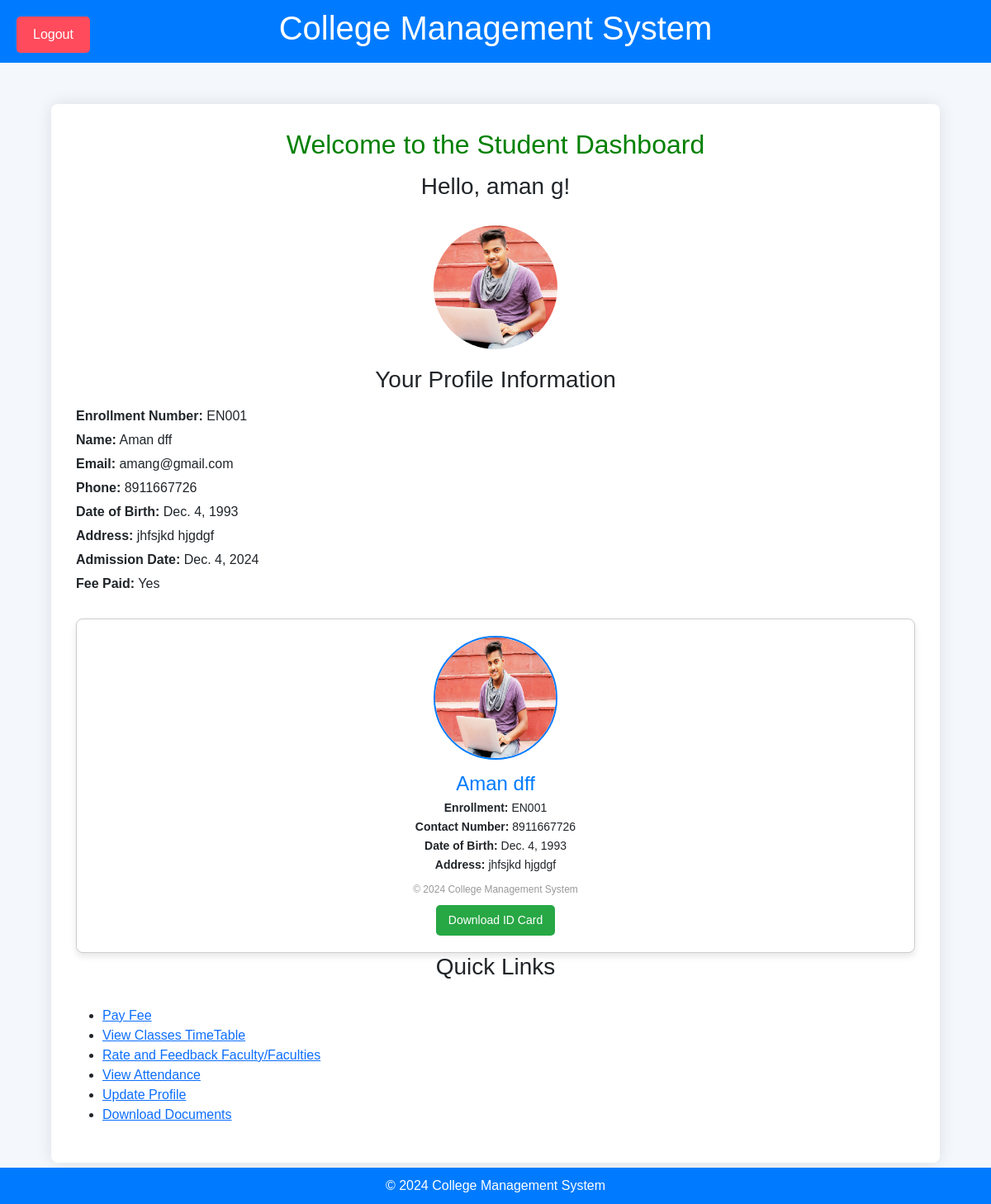
Page /student-dashboard/ (signed in) on the committed database.
### core/models.py (models this page shows, shortened)
class CustomUser(AbstractUser):
    ROLE_CHOICES = [
        ('admin', 'Admin'),
        ('faculty', 'Faculty'),
        ('student', 'Student'),
        ('parent', 'Parent'),
    ]
    role = models.CharField(max_length=20, choices=ROLE_CHOICES, default='student')

class Student(models.Model):
    user = models.OneToOneField(
        CustomUser,
        on_delete=models.CASCADE,
        null=True,
        blank=True,
        related_name="student_profile"  # Optional: makes reverse lookup easier
    )
    enrollment_number = models.CharField(max_length=15, unique=True, editable=False)
    first_name = models.CharField(max_length=100)
    last_name = models.CharField(max_length=100)
    email = models.EmailField(unique=True)
    phone_number = models.CharField(max_length=15)
    date_of_birth = models.DateField()
    address = models.TextField()
    documents = models.FileField(upload_to='student_documents/', blank=True, null=True)
    fee_paid = models.BooleanField(default=False)
    admission_date = models.DateField(auto_now_add=True)
    some_field = models.CharField(max_length=100, blank=True, null=True)  # Additional field
    profile_image = models.ImageField(upload_to='student_documents/', blank=True, null=True)

### core/decorators.py (the view)
        def _wrapped_view(request, *args, **kwargs):
            if request.user.role not in allowed_roles:
                raise PermissionDenied("You do not have permission to access this page.")
            return view_func(request, *args, **kwargs)

### core/views.py (called while the page is built)
@login_required
@role_required(['student'])
def student_dashboard(request):
    try:
        student = Student.objects.get(user=request.user)
    except Student.DoesNotExist:
        student = None
    return render(request, 'core/student_dashboard.html', {'student': student})

### core/templates/core/student_dashboard.html (shortened to what this page needs)
<!DOCTYPE html>
<html lang="en">
<head>
    <link href="https://cdn.jsdelivr.net/npm/bootstrap@5.3.0-alpha1/dist/css/bootstrap.min.css" rel="stylesheet">
    {% load static %}
</head>
<body>
    <header>
        <div class="container">
            <h1>College Management System</h1>
        </div>
    </header>
    <div class="dashboard-section">
        <div class="container">
            <div class="dashboard-container">
                <h2>Welcome to the Student Dashboard</h2>
                <h3>Hello, {{ user.first_name }} {{ user.last_name }}!</h3>
                <div class="logout-container">
                    <form action="{% url 'logout' %}" method="post">
                        <button type="submit" class="logout-button">Logout</button>
                    </form>
                </div>
                <div class="profile-image">
                    {% if user.student_profile.profile_image %}
                        <img src="{{ user.student_profile.profile_image.url }}" alt="Profile Image">
                    {% else %}
                        <img src="{% static 'default_profile.png' %}" alt="Default Profile Image">
                    {% endif %}
                </div>
                <div class="student-info">
                    <h3>Your Profile Information</h3>
                    <p><strong>Enrollment Number:</strong> {{ user.student_profile.enrollment_number }}</p>
                    <p><strong>Name:</strong> {{ user.student_profile.first_name }} {{ user.student_profile.last_name }}</p>
                    <p><strong>Email:</strong> {{ user.email }}</p>
                    <p><strong>Phone:</strong> {{ user.student_profile.phone_number }}</p>
                    <p><strong>Date of Birth:</strong> {{ user.student_profile.date_of_birth }}</p>
                    <p><strong>Address:</strong> {{ user.student_profile.address }}</p>
                    <p><strong>Admission Date:</strong> {{ user.student_profile.admission_date }}</p>
                    <p><strong>Fee Paid:</strong> {{ user.student_profile.fee_paid|yesno:"Yes,No" }}</p>
                </div>
                <div class="id-card">
                    <img src="{{ user.student_profile.profile_image.url }}" alt="Profile Image">
                    <h4>{{ user.student_profile.first_name }} {{ user.student_profile.last_name }}</h4>
                    <p><strong>Enrollment:</strong> {{ user.student_profile.enrollment_number }}</p>
                    <p><strong>Contact Number:</strong> {{ user.student_profile.phone_number }}</p>
                    <p><strong>Date of Birth:</strong> {{ user.student_profile.date_of_birth }}</p>
                    <p><strong>Address:</strong> {{ user.student_profile.address }}</p>
                    <div class="id-card-footer">© 2024 College Management System</div>
                    <a href="{% url 'student_id_card_pdf' user.student_profile.id %}" class="download-button">
                        Download ID Card
                    </a>
                </div>
                <div class="dashboard-links">
                    <h3>Quick Links</h3>
                    <ul>
                        <li><a href="{% url 'pay_fee' %}">Pay Fee</a></li>
                        <li><a href="{% url 'view_timetable' %}">View Classes TimeTable</a></li>
                        <li><a href="{% url 'faculty_list' %}">Rate and Feedback Faculty/Faculties</a></li>
                        <li><a href="#">View Attendance</a></li>
                        <li><a href="#">Update Profile</a></li>
                        <li><a href="#">Download Documents</a></li>
                    </ul>
                </div>
            </div>
        </div>
    </div>
    <footer>
        <div class="container">
            <p class="footer-text">© 2024 College Management System</p>
        </div>
    </footer>
</body>
</html>

### core/templates/core/student_dashboard.html (style rules this page uses)
body { font-family: 'Arial', sans-serif; background-color: #f4f7fc; }
.dashboard-section { padding: 50px; background-color: #f4f7fc; }
.dashboard-container { background-color: white; padding: 30px; border-radius: 8px; box-shadow: 0 0 20px rgba(0, 0, 0, 0.1); }
h2 { text-align: center; margin-bottom: 15px; color: green; }
h3 { text-align: center; margin-bottom: 30px; }
.logout-container { position: absolute; top: 20px; left: 20px; }
.logout-button { padding: 10px 20px; font-size: 16px; background-color: #ff4b5c; color: white; border: none; border-radius: 5px; cursor: pointer; transition: background-color 0.3s ease; }
header { background-color: #007bff; color: white; padding: 10px 0; text-align: center; font-size: 18px; }
footer { background-color: #007bff; color: white; padding: 10px 0; text-align: center; position: fixed; width: 100%; bottom: 0; }
.footer-text { margin: 0; }
.student-info { margin-bottom: 30px; }
.student-info h3 { margin-bottom: 15px; }
.student-info p { margin-bottom: 5px; }
.id-card { margin-top: 30px; border: 1px solid #ccc; border-radius: 8px; box-shadow: 0 4px 8px rgba(0, 0, 0, 0.1); text-align: center; padding: 20px; background-color: white; }
.profile-image { width: 150px; height: 150px; overflow: hidden; border-radius: 50%; margin: 0 auto 20px; display: flex; justify-content: center; align-items: center; }
.profile-image img { width: 100%; height: 100%; object-fit: cover; }
.id-card img { border-radius: 50%; width: 150px; height: 150px; margin-bottom: 10px; border: 2px solid #007bff; }
.id-card h4 { color: #007bff; margin: 5px 0; }
.id-card p { margin: 2px 0; font-size: 14px; }
.id-card-footer { margin-top: 10px; font-size: 12px; color: #999; }
.download-button { margin-top: 10px; display: inline-block; padding: 8px 15px; font-size: 14px; color: white; background-color: #28a745; border: none; border-radius: 5px; text-decoration: none; cursor: pointer; }

### rows in the picture
CustomUser: first_name "aman", last_name "g", student_profile.profile_image (picture), student_profile.enrollment_number "EN001", student_profile.first_name "Aman", student_profile.last_name "dff", email "amang@gmail.com", student_profile.phone_number "8911667726", student_profile.date_of_birth "Dec. 4, 1993", student_profile.address "jhfsjkd hjgdgf", student_profile.admission_date "Dec. 4, 2024", student_profile.fee_paid "Yes"
